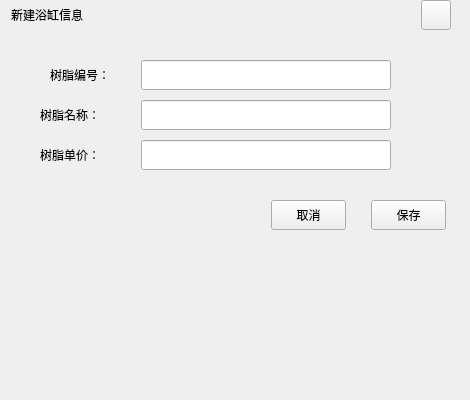
<?xml version="1.0" encoding="UTF-8"?>
<ui version="4.0">
 <class>ResinEdit</class>
 <widget class="QWidget" name="ResinEdit">
  <property name="geometry">
   <rect>
    <x>0</x>
    <y>0</y>
    <width>470</width>
    <height>400</height>
   </rect>
  </property>
  <property name="windowTitle">
   <string>Form</string>
  </property>
  <widget class="QLabel" name="label">
   <property name="geometry">
    <rect>
     <x>11</x>
     <y>0</y>
     <width>151</width>
     <height>30</height>
    </rect>
   </property>
   <property name="text">
    <string>新建浴缸信息</string>
   </property>
  </widget>
  <widget class="QLabel" name="InerLab">
   <property name="geometry">
    <rect>
     <x>51</x>
     <y>80</y>
     <width>401</width>
     <height>231</height>
    </rect>
   </property>
   <property name="styleSheet">
    <string notr="true"/>
   </property>
   <property name="text">
    <string/>
   </property>
  </widget>
  <widget class="QLineEdit" name="ResinID">
   <property name="geometry">
    <rect>
     <x>141</x>
     <y>60</y>
     <width>250</width>
     <height>30</height>
    </rect>
   </property>
  </widget>
  <widget class="QLabel" name="TitleLab">
   <property name="geometry">
    <rect>
     <x>1</x>
     <y>10</y>
     <width>461</width>
     <height>31</height>
    </rect>
   </property>
   <property name="text">
    <string/>
   </property>
  </widget>
  <widget class="QLabel" name="UserLab_1">
   <property name="geometry">
    <rect>
     <x>40</x>
     <y>100</y>
     <width>101</width>
     <height>30</height>
    </rect>
   </property>
   <property name="text">
    <string>树脂名称：</string>
   </property>
  </widget>
  <widget class="QLineEdit" name="ResinPrice">
   <property name="geometry">
    <rect>
     <x>141</x>
     <y>140</y>
     <width>250</width>
     <height>30</height>
    </rect>
   </property>
  </widget>
  <widget class="QLabel" name="UserLab_3">
   <property name="geometry">
    <rect>
     <x>50</x>
     <y>60</y>
     <width>91</width>
     <height>30</height>
    </rect>
   </property>
   <property name="text">
    <string>树脂编号：</string>
   </property>
  </widget>
  <widget class="QPushButton" name="CloseBtn">
   <property name="geometry">
    <rect>
     <x>421</x>
     <y>0</y>
     <width>30</width>
     <height>30</height>
    </rect>
   </property>
   <property name="text">
    <string/>
   </property>
  </widget>
  <widget class="QPushButton" name="CancleBtn">
   <property name="geometry">
    <rect>
     <x>271</x>
     <y>200</y>
     <width>75</width>
     <height>30</height>
    </rect>
   </property>
   <property name="text">
    <string>取消</string>
   </property>
  </widget>
  <widget class="QLineEdit" name="ResinName">
   <property name="geometry">
    <rect>
     <x>141</x>
     <y>100</y>
     <width>250</width>
     <height>30</height>
    </rect>
   </property>
  </widget>
  <widget class="QPushButton" name="SaveBtn">
   <property name="geometry">
    <rect>
     <x>371</x>
     <y>200</y>
     <width>75</width>
     <height>30</height>
    </rect>
   </property>
   <property name="text">
    <string>保存</string>
   </property>
  </widget>
  <widget class="QLabel" name="UserLab_2">
   <property name="geometry">
    <rect>
     <x>40</x>
     <y>140</y>
     <width>101</width>
     <height>30</height>
    </rect>
   </property>
   <property name="text">
    <string>树脂单价：</string>
   </property>
  </widget>
  <zorder>InerLab</zorder>
  <zorder>TitleLab</zorder>
  <zorder>label</zorder>
  <zorder>ResinID</zorder>
  <zorder>UserLab_1</zorder>
  <zorder>ResinPrice</zorder>
  <zorder>UserLab_3</zorder>
  <zorder>CloseBtn</zorder>
  <zorder>CancleBtn</zorder>
  <zorder>ResinName</zorder>
  <zorder>SaveBtn</zorder>
  <zorder>UserLab_2</zorder>
 </widget>
 <resources/>
 <connections/>
</ui>
